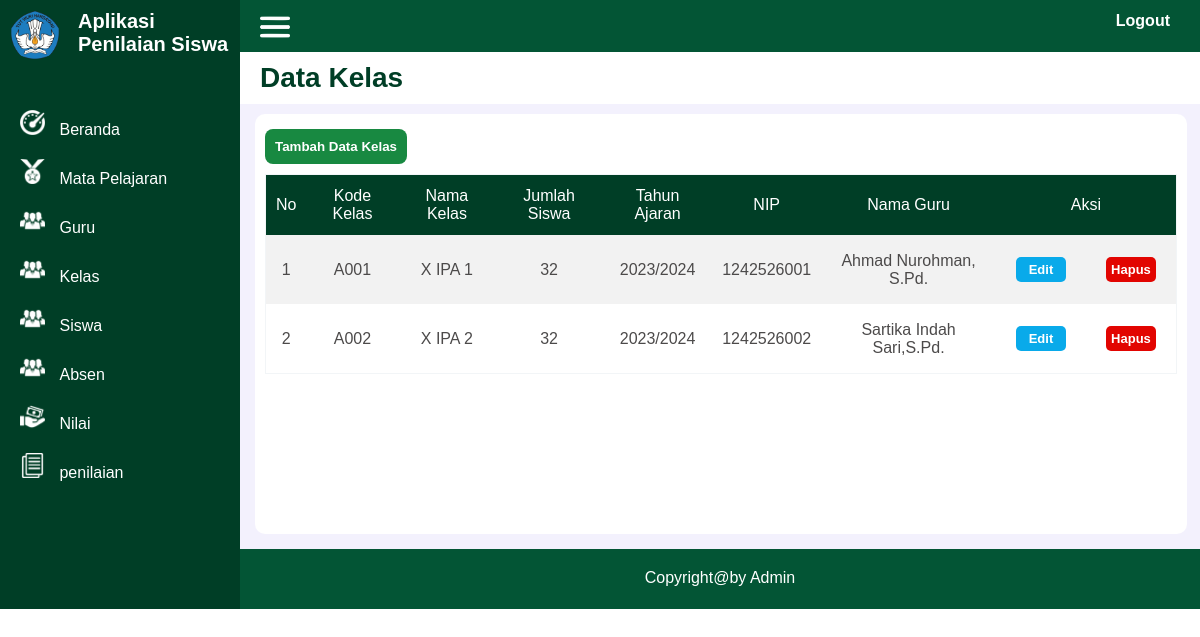
Screenshot of /admin/tampilan/data_kelas.php with the database file from the repository.
### tables this page shows
CREATE TABLE `kelas` (
  `kd_kelas` varchar(10) NOT NULL,
  `nm_kelas` varchar(50) NOT NULL,
  `jml_siswa` int(11) NOT NULL,
  `thn_ajaran` varchar(10) NOT NULL,
  `nip` int(15) NOT NULL,
  `nm_guru` varchar(50) NOT NULL
);

### admin/tampilan/data_kelas.php (the view, shortened to what this page needs)
<!DOCTYPE html>
<html lang="en">
<head>
    <link rel="stylesheet" href="../../css/style.css">
</head>
<body>
    <div class="container">
        <div class="side-kiri">
            <div class="identitas">
                <div class="logo">
                    <img src="../../gambar/logo.png">
                </div>
                <div class="judul">
                Aplikasi Penilaian Siswa
                </div>
            </div>
            <div class="side-menu">
                <img src="../../gambar/dashboard.png">
                <a href="../beranda.php">Beranda</a>
            </div>
            <div class="side-menu">
                <img src="../../gambar/jabatan.png">
                <a href="data_matpel.php">Mata Pelajaran</a>
            </div>
            <div class="side-menu">
                <img src="../../gambar/pegawai.png">
                <a href="data_guru.php">Guru</a>
            </div>
            <div class="side-menu">
                <img src="../../gambar/pegawai.png">
                <a href="data_kelas.php">Kelas</a>
            </div>
            <div class="side-menu">
                <img src="../../gambar/pegawai.png">
                <a href="data_siswa.php">Siswa</a>
            </div>
            <div class="side-menu">
                <img src="../../gambar/pegawai.png">
                <a href="data_absen.php">Absen</a>
            </div>
            <div class="side-menu">
                <img src="../../gambar/gaji.png">
                <a href="data_nilai.php">Nilai</a>
            </div>
            <div class="side-menu">
                <img src="../../gambar/penilaian.png">
                <a href="penilaian.php">penilaian</a>
            </div>
        </div>
        <div class="side-kanan">
            <div class="kepala">
            <div class="kepala-garis"><img src="../../gambar/garis.png"></div>
                <div class="logout"><a href="../../logout.php">Logout</a></div>
            </div>
            <div class="judul-halaman">
                <h1>Data Kelas</h1>
            </div>
            <div class="halaman-data">
                <div class="tambah">
                <a href="../input/input_kelas.php"><button>Tambah Data Kelas</button></a>
                </div>
                <table class="tabel1">
                    <tr>
                    <th>No</th>
                    <th>Kode Kelas</th>
                    <th>Nama Kelas</th>
                    <th>Jumlah Siswa</th>
                    <th>Tahun Ajaran</th>
                    <th>NIP</th>
                    <th>Nama Guru</th>
                    <th colspan="2">Aksi</th>
                    </tr>
                    <tr>
                    <?php
                        include '../../koneksi.php';
                        $no = 1;
                        $data = mysqli_query($koneksi,"select * from kelas");
                        while($row = mysqli_fetch_array($data)){
                    ?>
                        <td><?php echo $no++; ?></td>
                        <td><?php echo $row['kd_kelas']; ?></td>
                        <td><?php echo $row['nm_kelas']; ?></td>
                        <td><?php echo $row['jml_siswa']; ?></td>
                        <td><?php echo $row['thn_ajaran']; ?></td>
                        <td><?php echo $row['nip']; ?></td>
                        <td><?php echo $row['nm_guru']; ?></td>
                        <td>
                            <div class="aksi_edit">
                            <a href='../input/edit_kelas.php?kd_kelas=<?php echo $row['kd_kelas']; ?>'><button>Edit</button></a>
                            </div>
                        </td>
                        <td>
                        <div class="aksi_hapus">
                        <a href='delete_kelas.php?kd_kelas=<?php echo $row['kd_kelas']; ?>' onclick="return confirm('Apakah anda yakin hapus data ini?')"><button>Hapus</button></a>
                            </div>
                        </td>
                    </tr>
                    <?php
                    }
                    ?>
                </table>
            </div>
            <div class="kaki">
                Copyright@by Admin
            </div>
        </div>
    </div>
</body>
</html>

### css/style.css (style rules this page uses)
* { font-family: Arial, Helvetica, sans-serif; margin: 0; }
.container { width: 100%; height: auto; background-color: antiquewhite; display: flex; }
.side-kiri { width: 20%; min-height: 600px; background-color: rgb(0, 62, 38); }
.side-kanan { width: 80%; min-height: 600px; background-color: rgb(243, 241, 253); }
.identitas { display: flex; min-height: 40px; width: auto; margin-bottom: 40px; }
.logo { width: 20%; height: 40px; padding: 10px; }
.logo img { border-radius: 50%; width: 50px; height: 50px; }
.judul { width: 80%; height: 40px; padding: 10px; color: white; font-family: Helvetica; font-weight: bold; font-size: 20px; }
.side-menu { width: auto; border: 2px; color: aliceblue; padding: 10px 0px 10px 20px; align-items: center; }
.side-menu a { text-decoration: none; color: white; cursor: pointer; margin-left: 10px; }
.side-menu img { width: 25px; height: 25px; }
.kepala { width: auto; min-height: 40px; background-color: rgb(3, 85, 53); padding: 12px 30px 0px 0px; display: flex; }
.kepala-garis { width: 10%; height: 30px; }
.kepala-garis img { width: 30px; height: 30px; margin-left: 20px; }
.logout { width: 90%; height: 30px; text-align: right; }
.logout a { margin-top:20px; color: #fff; font-weight: bold; text-decoration: none; }
.judul-halaman { width: auto; min-height: 40px; text-align: right; background-color: #fff; display: flex; }
h1 { text-align: left; font-size: 28px; font-weight: bold; color: rgb(0, 62, 38); padding: 10px; margin-left: 10px; }
.tambah button { width: auto; height: 35px; border: none; margin: 5px 0px 10px 0px; background-color: rgb(24, 137, 65); cursor: pointer; color: #fff; padding: 10px; font-weight: bold; border-radius: 8px; }
button { width: 150px; height: 35px; border: none; margin: 10px; background-color: rgb(209, 17, 17); cursor: pointer; color: #fff; padding: 10px; font-weight: bold; }
.aksi_edit button { width: 50px; height: 25px; border: none; background-color: rgb(9, 170, 234); cursor: pointer; color: #fff; padding: 5px; font-size: 13px; border-radius: 5px; }
.aksi_hapus button { width: 50px; height: 25px; border: none; background-color: rgb(226, 5, 1); cursor: pointer; color: #fff; padding: 5px; font-size: 13px; border-radius: 5px; }
.halaman-data { width: 95%; min-height: 400px; background-color: #fff; padding: 10px; border-radius: 10px; margin: 10px 0px 0px 15px; }
.tabel1 { font-family: sans-serif; color: #4c4a4a; border-collapse: collapse; width: 100%; border: 1px solid #f2f5f7; }
.tabel1 tr th { background: rgb(0, 62, 38); color: #fff; font-weight: normal; }
.tabel1 , th, td { padding: 12px 10px; text-align: center; }
.tabel1 tr:nth-child(even) { background-color: #f2f2f2; }
.kaki { width: auto; min-height: 20px; background-color: rgb(3, 85, 53); padding: 20px; color: #fff; font-size: 16px; text-align: center; margin-top: 15px; }

### rows the page displays
kelas: kd_kelas "A001", nm_kelas "X IPA 1", jml_siswa "32", thn_ajaran "2023/2024", nip "1242526001", nm_guru "Ahmad Nurohman, S.Pd."
kelas: kd_kelas "A002", nm_kelas "X IPA 2", jml_siswa "32", thn_ajaran "2023/2024", nip "1242526002", nm_guru "Sartika Indah Sari,S.Pd."
